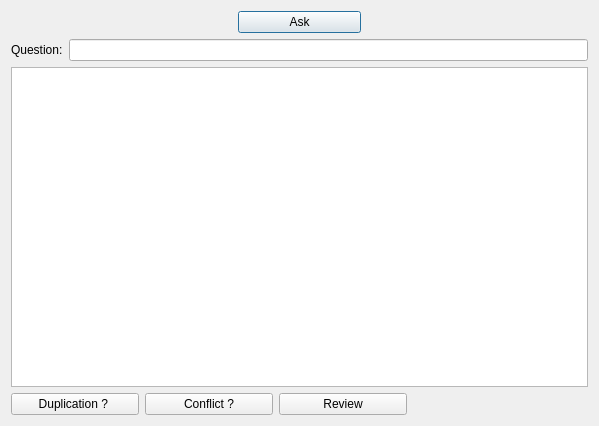
<?xml version="1.0" encoding="UTF-8"?>
<ui version="4.0">
 <class>VirtualAssistantDialog</class>
 <widget class="QDialog" name="VirtualAssistantDialog">
  <property name="geometry">
   <rect>
    <x>0</x>
    <y>0</y>
    <width>599</width>
    <height>426</height>
   </rect>
  </property>
  <property name="sizePolicy">
   <sizepolicy hsizetype="Fixed" vsizetype="Preferred">
    <horstretch>0</horstretch>
    <verstretch>6</verstretch>
   </sizepolicy>
  </property>
  <property name="windowTitle">
   <string>Virtual Assistant</string>
  </property>
  <layout class="QGridLayout" name="gridLayout_2">
   <item row="3" column="0">
    <layout class="QVBoxLayout" name="verticalLayout">
     <property name="sizeConstraint">
      <enum>QLayout::SetFixedSize</enum>
     </property>
     <item>
      <widget class="QTextEdit" name="textEdit">
       <property name="acceptDrops">
        <bool>false</bool>
       </property>
       <property name="readOnly">
        <bool>true</bool>
       </property>
      </widget>
     </item>
    </layout>
   </item>
   <item row="1" column="0">
    <layout class="QHBoxLayout" name="horizontalLayout">
     <item>
      <widget class="QLabel" name="label">
       <property name="minimumSize">
        <size>
         <width>30</width>
         <height>0</height>
        </size>
       </property>
       <property name="text">
        <string/>
       </property>
      </widget>
     </item>
     <item>
      <spacer name="horizontalSpacer">
       <property name="orientation">
        <enum>Qt::Horizontal</enum>
       </property>
       <property name="sizeHint" stdset="0">
        <size>
         <width>40</width>
         <height>20</height>
        </size>
       </property>
      </spacer>
     </item>
     <item>
      <widget class="QPushButton" name="chatButton">
       <property name="sizePolicy">
        <sizepolicy hsizetype="Fixed" vsizetype="Fixed">
         <horstretch>0</horstretch>
         <verstretch>0</verstretch>
        </sizepolicy>
       </property>
       <property name="minimumSize">
        <size>
         <width>123</width>
         <height>0</height>
        </size>
       </property>
       <property name="text">
        <string>Ask</string>
       </property>
      </widget>
     </item>
     <item>
      <spacer name="horizontalSpacer_2">
       <property name="orientation">
        <enum>Qt::Horizontal</enum>
       </property>
       <property name="sizeHint" stdset="0">
        <size>
         <width>40</width>
         <height>20</height>
        </size>
       </property>
      </spacer>
     </item>
     <item>
      <widget class="QLabel" name="serverStatusLabel">
       <property name="minimumSize">
        <size>
         <width>30</width>
         <height>0</height>
        </size>
       </property>
       <property name="text">
        <string/>
       </property>
      </widget>
     </item>
    </layout>
   </item>
   <item row="4" column="0">
    <layout class="QHBoxLayout" name="horizontalLayout_3">
     <item>
      <widget class="QPushButton" name="oneButton">
       <property name="minimumSize">
        <size>
         <width>128</width>
         <height>0</height>
        </size>
       </property>
       <property name="maximumSize">
        <size>
         <width>16777215</width>
         <height>16777215</height>
        </size>
       </property>
       <property name="text">
        <string>Duplication ? </string>
       </property>
      </widget>
     </item>
     <item>
      <widget class="QPushButton" name="twoButton">
       <property name="minimumSize">
        <size>
         <width>128</width>
         <height>0</height>
        </size>
       </property>
       <property name="text">
        <string>Conflict ?</string>
       </property>
      </widget>
     </item>
     <item>
      <widget class="QPushButton" name="threeButton">
       <property name="minimumSize">
        <size>
         <width>128</width>
         <height>0</height>
        </size>
       </property>
       <property name="text">
        <string>Review</string>
       </property>
      </widget>
     </item>
     <item>
      <spacer name="horizontalSpacer_3">
       <property name="orientation">
        <enum>Qt::Horizontal</enum>
       </property>
       <property name="sizeHint" stdset="0">
        <size>
         <width>40</width>
         <height>20</height>
        </size>
       </property>
      </spacer>
     </item>
    </layout>
   </item>
   <item row="2" column="0">
    <layout class="QHBoxLayout" name="horizontalLayout_2">
     <item>
      <widget class="QLabel" name="filterLabel">
       <property name="text">
        <string>Question:</string>
       </property>
      </widget>
     </item>
     <item>
      <widget class="QLineEdit" name="questionLineEdit">
       <property name="clearButtonEnabled">
        <bool>true</bool>
       </property>
      </widget>
     </item>
    </layout>
   </item>
  </layout>
 </widget>
 <tabstops>
  <tabstop>chatButton</tabstop>
  <tabstop>questionLineEdit</tabstop>
 </tabstops>
 <resources/>
 <connections/>
</ui>
